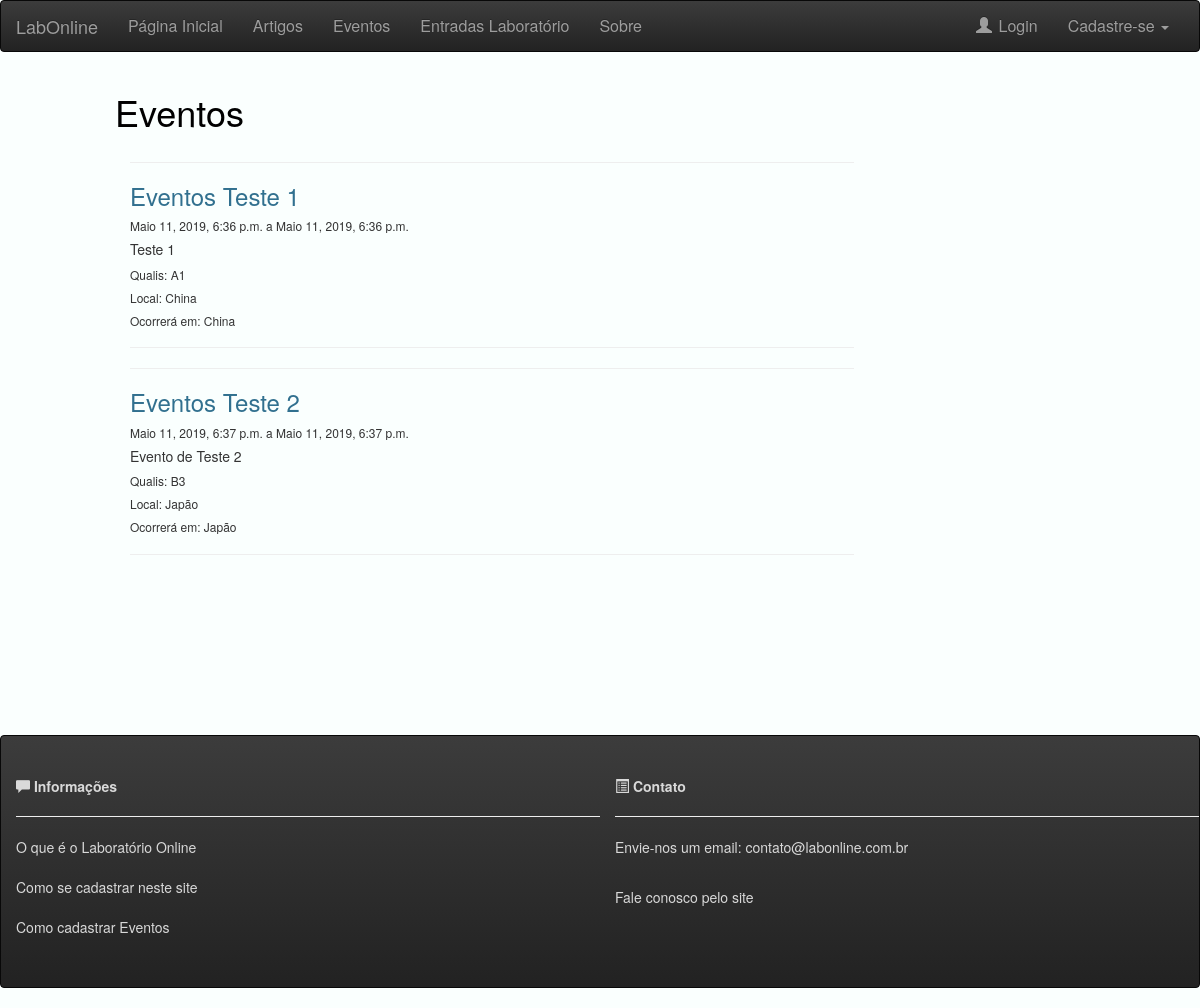
Before: /eventos with the older database file.
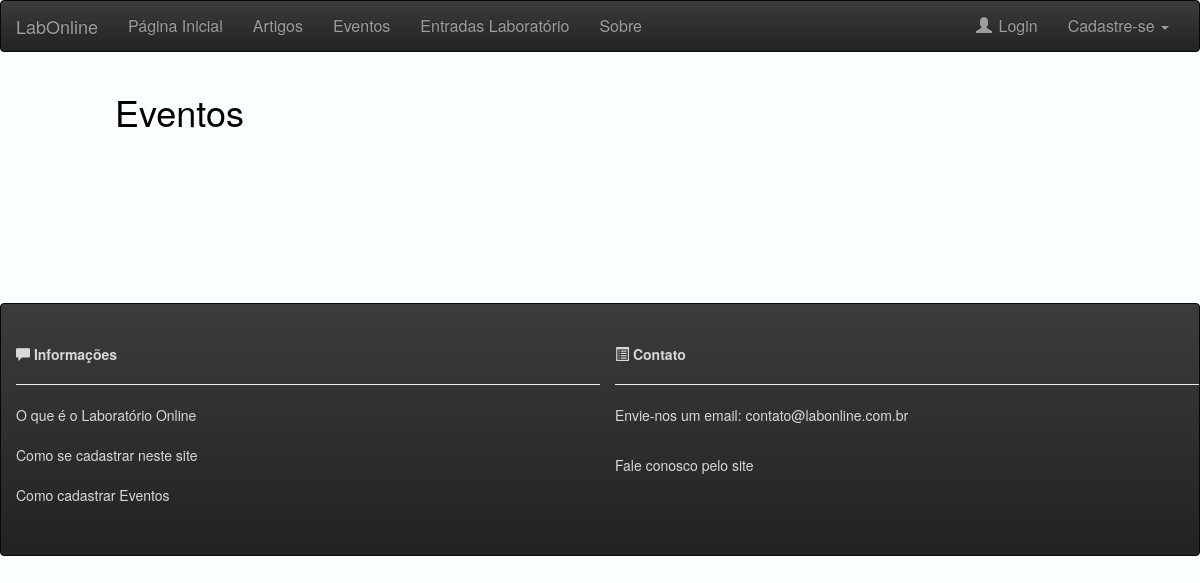
After: the same page with the newer database file.
### laboratorio/models.py (models this page shows, shortened)
class Evento(models.Model):
	nome_evento = models.TextField(default='')
	data_inicio = models.DateTimeField()
	data_fim = models.DateTimeField()
	qualis = models.TextField(default='')
	area = models.TextField(default='')
	local = models.TextField(default='')
	descricao = models.TextField(default='')

### laboratorio/views.py (the view)
# urls.py: url(r'^eventos$', views.eventos, name='eventos.html'),
def eventos(request):
	eventos = Evento.objects.all()
	return render (request, 'eventos.html', {'eventos':eventos})

### laboratorio/templates/eventos.html (shortened to what this page needs)
{% extends 'base.html' %}
{% block body %}
    <div class="container-fluid">
      <div class="row content">
        <div class="col-sm-1 sidenav">
        </div>
        <div class="col-sm-10">
          <h1>Eventos</h1>
          <div class="col-sm-9" style="background-color: : beige;">
            {% for a in eventos %}
              <hr>
              <h3 class="text-info" > {{a.nome_evento}}</h3>
              <h6> {{a.data_inicio}} a {{a.data_fim}}</h6>
              <h5>{{a.descricao}}</h5>
              <h6>Qualis: {{a.qualis}}</h6>
              <h6>Local: {{a.local}}</h6>
              <h6>Ocorrerá em: {{a.local}}</h6>
              <hr>
            {% endfor %}
          </div>
        </div>
      </div>
    </div>
{% endblock %}

Changed rows visible on the page:
removed Evento: nome_evento "Eventos Teste 1", data_inicio "Maio 11, 2019, 6:36 p.m.", data_fim "Maio 11, 2019, 6:36 p.m.", descricao "Teste 1", qualis "A1", local "China"
removed Evento: nome_evento "Eventos Teste 2", data_inicio "Maio 11, 2019, 6:37 p.m.", data_fim "Maio 11, 2019, 6:37 p.m.", descricao "Evento de Teste 2", qualis "B3", local "Japão"
